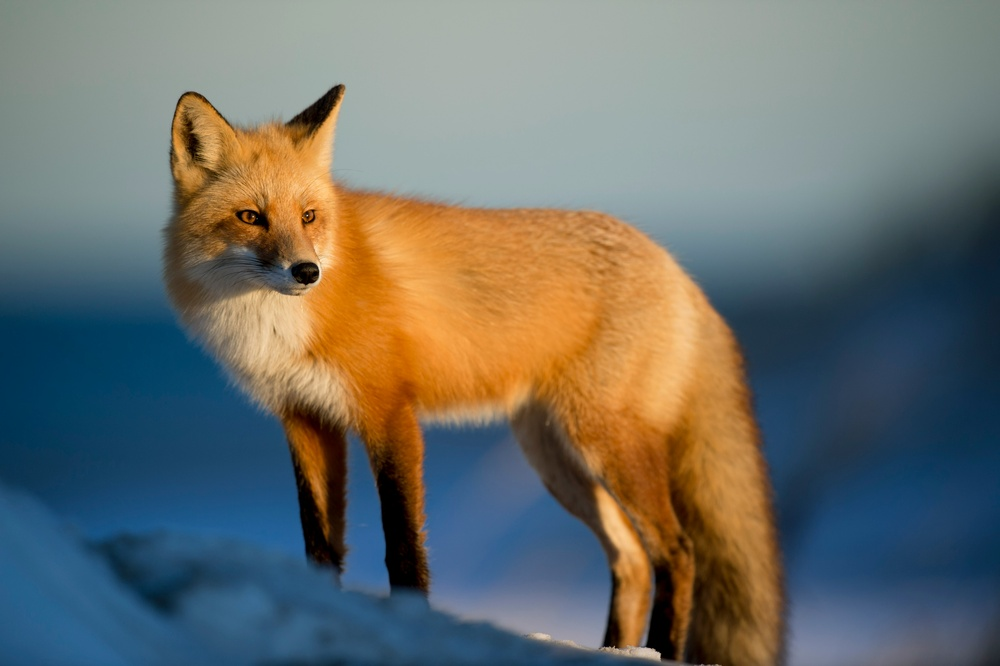
#> input picture Image_Processing/Animal.jpg, 1000 x 666 px, shrunk from 4928 x 3280 before the run
$ jupyter execute --allow-errors Image_brightness_and_contrast.ipynb
#> lines starting #> are read from the running program, lines starting #| are printed output that depends on the picture
[cell 1]
import cv2
import numpy as np
import matplotlib.pyplot as plt
from IPython.display import display
import ipywidgets as widgets

[cell 2]
#loading Images
img = cv2.imread('Animal.jpg')
#> img is the input picture: shape (666, 1000, 3); mean B, G, R 105.5, 111, 108
img_rgb = cv2.cvtColor(img, cv2.COLOR_BGR2RGB)
plt.imshow(img_rgb)
#> (this line was passed over: IPython is not available in this run)
plt.title("Original Image")
#> (this line was passed over: IPython is not available in this run)
plt.axis("off")
#> (this line was passed over: IPython is not available in this run)
plt.show()

[cell 3]
#Defining adjustment function
def adjust_brightness_contrast(image, brightness=0, contrast=0):
#> called with brightness = 50, contrast = 30
    beta = brightness
    alpha = (contrast+100)/100
    adjusted = cv2.convertScaleAbs(image, alpha=alpha, beta=beta)
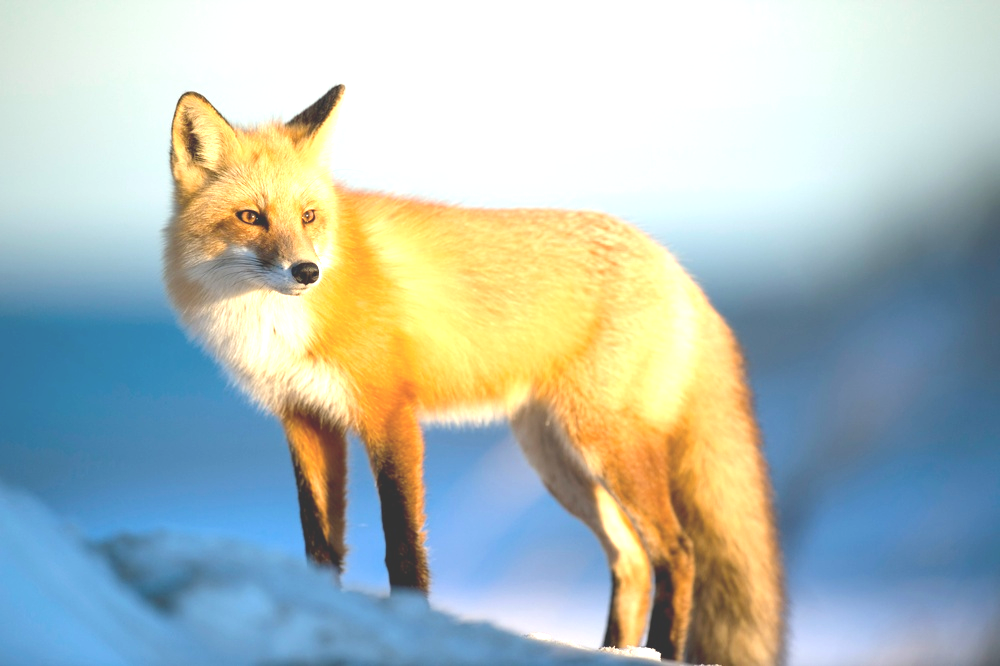
#> adjusted: shape (666, 1000, 3); mean B, G, R 184.7, 190.3, 177.6
    return adjusted

[cell 4]
adjusted_img = adjust_brightness_contrast(img, brightness=50, contrast=30)

# Convert to RGB for display
adjusted_rgb = cv2.cvtColor(adjusted_img, cv2.COLOR_BGR2RGB)

# Show result
plt.imshow(adjusted_rgb)
#> (this line was passed over: IPython is not available in this run)
plt.title("Brightness +50, Contrast +30")
#> (this line was passed over: IPython is not available in this run)
plt.axis("off")
#> (this line was passed over: IPython is not available in this run)
plt.show()


$ run again, with Image_Processing/Housing (1).jpg copied over Image_Processing/Animal.jpg
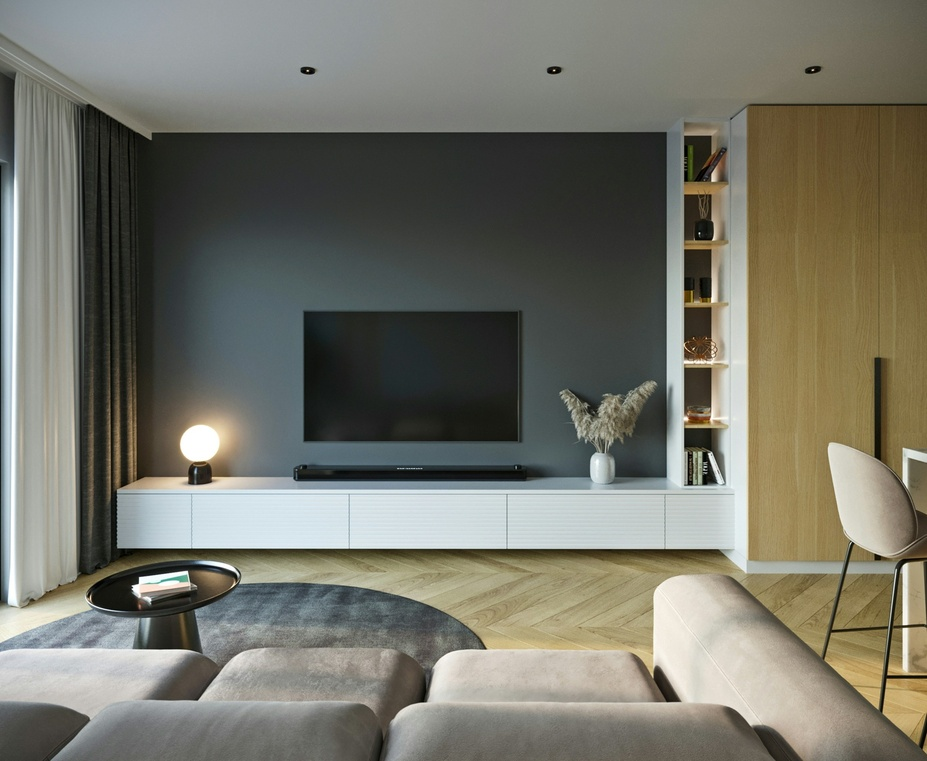
#> input picture Image_Processing/Housing (1).jpg, 927 x 761 px, shrunk from 2500 x 2052 before the run
#> img is the input picture: shape (761, 927, 3); mean B, G, R 105.3, 116.6, 117.5
#> in adjust_brightness_contrast, `adjusted = cv2.convertScaleAbs(image, alpha=alpha, beta=beta)`:
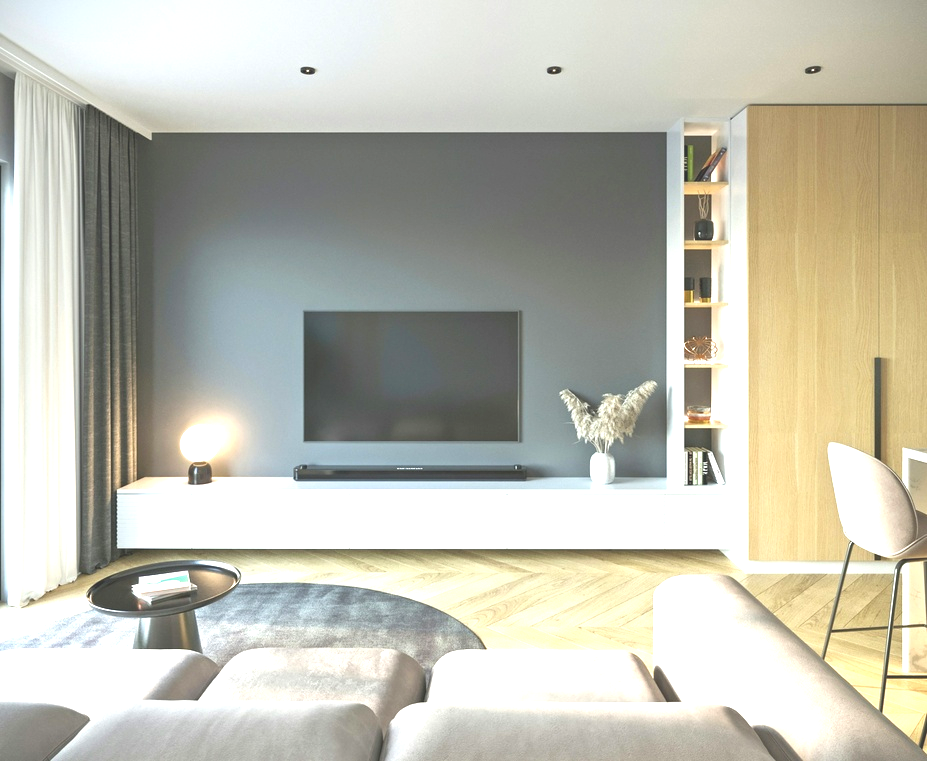
#> adjusted: shape (761, 927, 3); mean B, G, R 177.2, 190.5, 191.8

$ run again, with Image_Processing/tv.jpg copied over Image_Processing/Animal.jpg
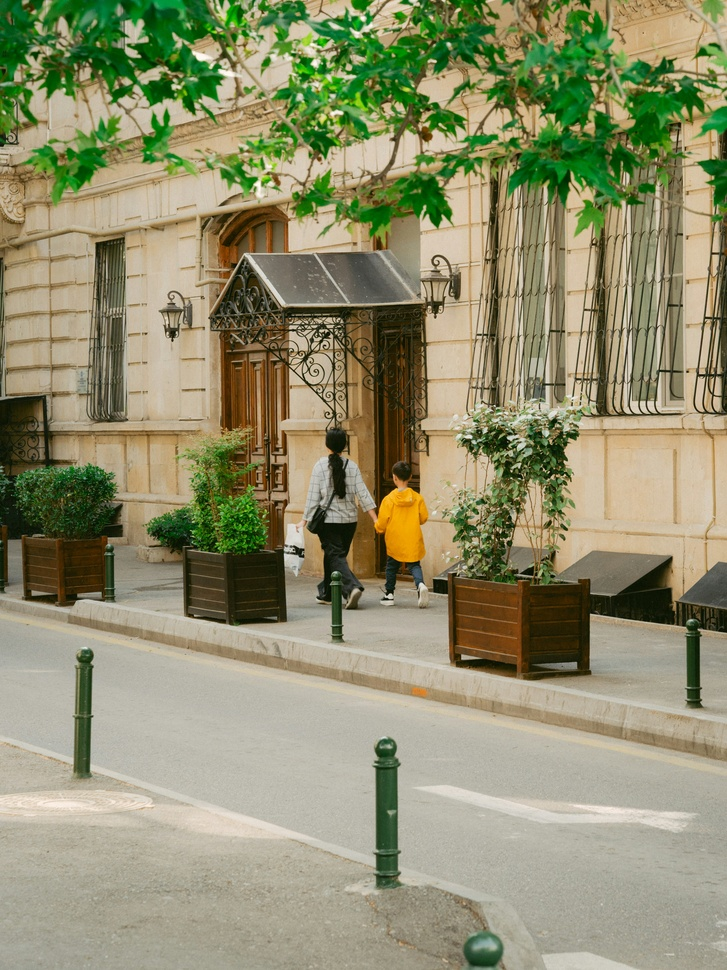
#> input picture Image_Processing/tv.jpg, 727 x 970 px, shrunk from 3996 x 5328 before the run
#> img is the input picture: shape (970, 727, 3); mean B, G, R 109.9, 142.8, 144
#> in adjust_brightness_contrast, `adjusted = cv2.convertScaleAbs(image, alpha=alpha, beta=beta)`:
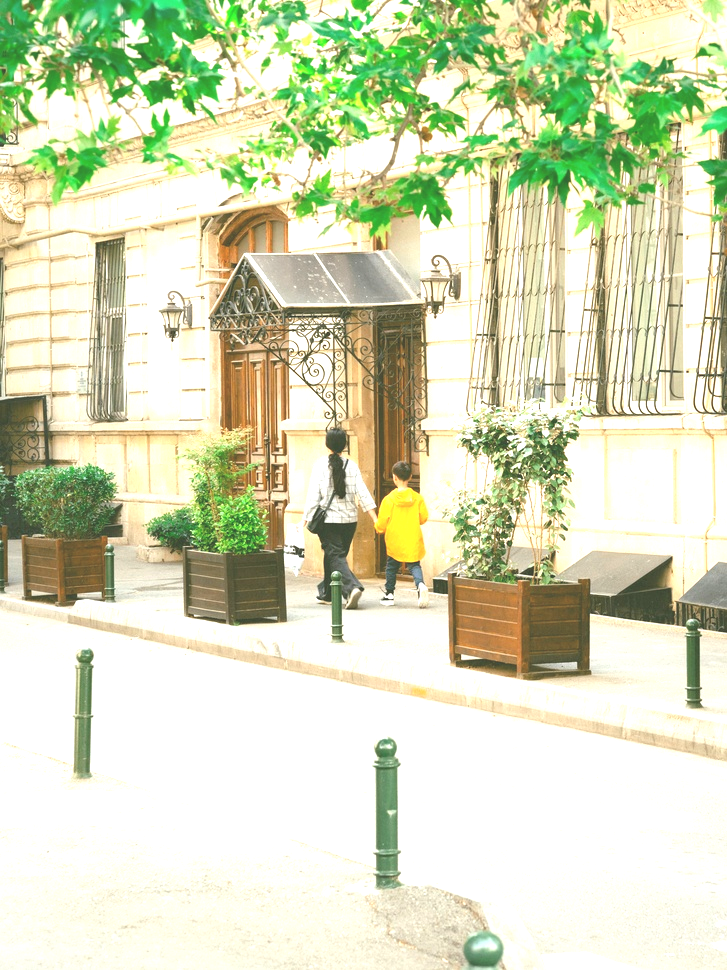
#> adjusted: shape (970, 727, 3); mean B, G, R 187.8, 219.6, 214
